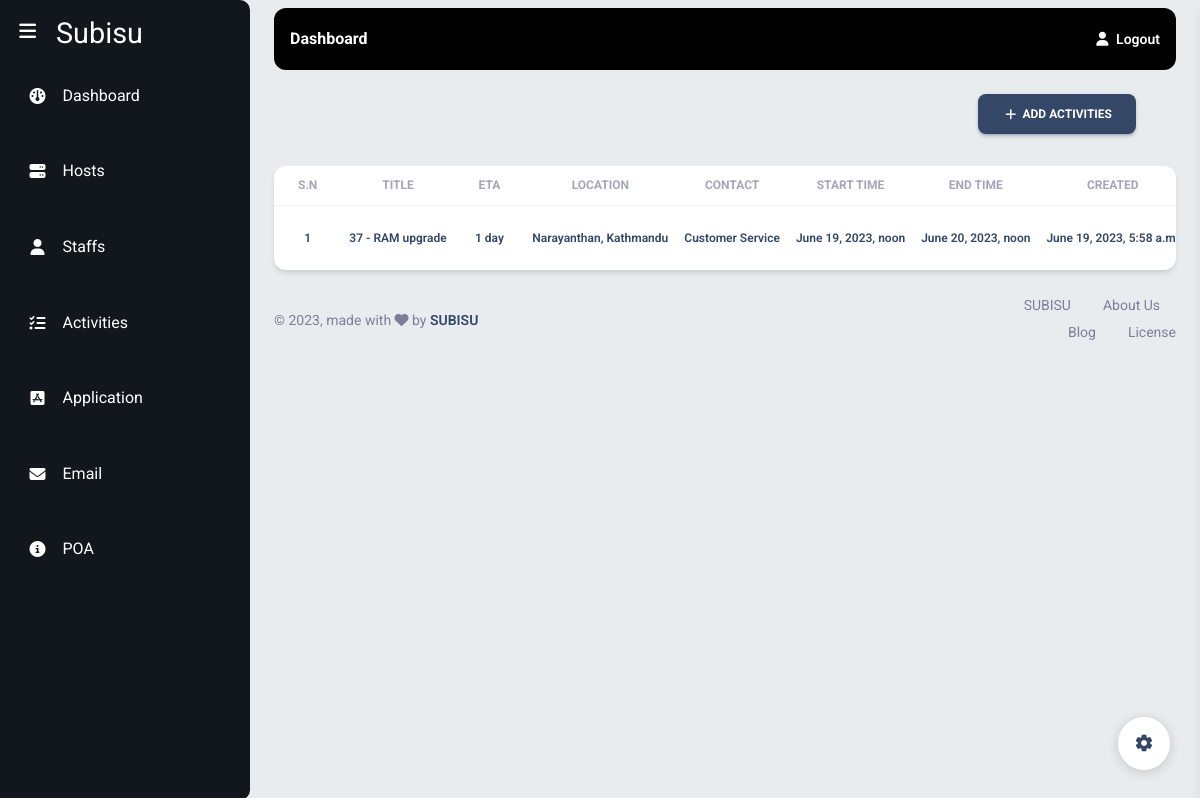
The app's page /activities/ (signed in) with its own data.
### subisu/models.py (models this page shows, shortened)
class Activities(models.Model):
    title = models.CharField(max_length=200, verbose_name="Activity Title")
    empId = models. ForeignKey(Staffs, on_delete= models.CASCADE, null = True)
    location = models.CharField(max_length=200, null=True, blank=True)
    reason = models.TextField(verbose_name="Reasons", blank=True)
    impact = models.TextField(verbose_name="Impact", blank=True)
    contact = models.ForeignKey(Units, on_delete=models.CASCADE,  null=True, help_text="Select units you want to send mail to")
    startTime = models.DateTimeField(null=True, blank=True, verbose_name="Activity Start Time")
    endTime = models.DateTimeField(null=True, blank=True,verbose_name="Activity End Time")
    activities = models.TextField(max_length=500, verbose_name="Activities")
    created = models.DateTimeField(auto_now_add=True, verbose_name="Activity Created At")
    otherEmails = models.TextField(blank=True, null=True, help_text="Add other emails separated by spaces", validators=[validate_email_list])
    Comment= models.CharField(max_length=200, null=True)
    status= models.CharField(max_length=20,choices=ACTIVITY_STATUS, default= 'Open')
    sendEmail = models.BooleanField(verbose_name = "Send Email",default=False, help_text="Send Email Notification to Department")
    ETA = models.CharField(max_length=200, null=True, blank=True)

### Models/units.py (models this page shows)
class Units(models.Model):
    name = models.CharField(max_length = 100)
    departmentId = models.ForeignKey(Departments, on_delete=models.PROTECT)
    unitHead = models.CharField(max_length=100)
    email = models.EmailField()
    status = models.BooleanField(default=True)
    def __str__(self):
        return self.name

### subisu/views.py (the view)
# urls.py: path('activities/', activities, name='activities'),
@login_required()
def activities(request):
    unit = get_logged_user_info(request)[1]
    activities = Activities.objects.filter(contact = unit).order_by('-created')
    context = {
        'activities' : activities
    }
    return render(request, 'subisu/activities.html', context)

### subisu/views.py (called while the page is built)
def get_logged_user_info(request):
    if request.user.is_authenticated:
        user = request.user
        staff = Staffs.objects.get(user = user) # getting the user
        unit = staff.unitId # getting the unit of staff
        department = unit.departmentId # getting the department
        return [staff, unit, department]  # return the data in a list

### task/context_processors.py (called while the page is built)
def request_processor(request):
    return {'request': request}

### templates/subisu/activities.html (shortened to what this page needs)
{%extends 'subisu/base.html' %}
{%block start%}
<div class="d-flex justify-content-end  px-6 mt-4 mb-3">
  <a class="btn btn-icon btn-3 btn-dark ml-auto" href="{%url 'create_activities' %}">
    <span class="btn-inner--icon"><i class="material-icons">add</i></span>
    <span class="btn-inner--text">Add Activities</span>
  </a>
</div>
<div class = "px-4">
<div class="card">
  <div class="table-responsive">
    <table class="table align-items-center mb-0">
      <thead>
        <tr>
            <th class="text-center text-uppercase text-secondary text-xs font-weight-bolder opacity-7">S.N</th>
            <th class="text-center text-uppercase text-secondary text-xs font-weight-bolder opacity-7">Title</th>
            <th class="text-center text-uppercase text-secondary text-xs font-weight-bolder opacity-7">ETA</th>
            <th class="text-center text-uppercase text-secondary text-xs font-weight-bolder opacity-7">Location</th>
            <th class="text-center text-uppercase text-secondary text-xs font-weight-bolder opacity-7">Contact</th>
            <th class="text-center text-uppercase text-secondary text-xs font-weight-bolder opacity-7">Start Time</th>
            <th class="text-center text-uppercase text-secondary text-xs font-weight-bolder opacity-7">End Time</th>
            <th class="text-center text-uppercase text-secondary text-xs font-weight-bolder opacity-7">Created</th>
        </tr>
      </thead>
      <tbody>
        {% for activity in activities %}
            <tr>
              <td class="align-middle text-center"><h6 class="mb-0 text-xs">{{ forloop.counter}}</h6></td>
              <td class="align-middle text-center"><h6 class="mb-0 text-xs">{{activity.id}} - {{ activity.title }}</h6></td>
              <td class="align-middle text-center"><h6 class="mb-0 text-xs">{{ activity.ETA}}</h6></td>
              <td class="align-middle text-center"><h6 class="mb-0 text-xs">{{ activity.location }}</h6></td>
              <td class="align-middle text-center"><h6 class="mb-0 text-xs">{{ activity.contact }}</h6></td>
              <td class="align-middle text-center"><h6 class="mb-0 text-xs">{{ activity.startTime }}</h6></td>
              <td class="align-middle text-center"><h6 class="mb-0 text-xs">{{ activity.endTime }}</h6></td>
              <td class="align-middle text-center"><h6 class="mb-0 text-xs">{{ activity.created }}</h6></td>
            </tr>
        {% endfor %}
      </tbody>
    </table>
  </div>
</div>
</div>
{%endblock%}

### records on screen
Activities: id "37", title "RAM upgrade", ETA "1 day", location "Narayanthan, Kathmandu", contact "Customer Service", startTime "June 19, 2023, noon", endTime "June 20, 2023, noon", created "June 19, 2023, 5:58…"
